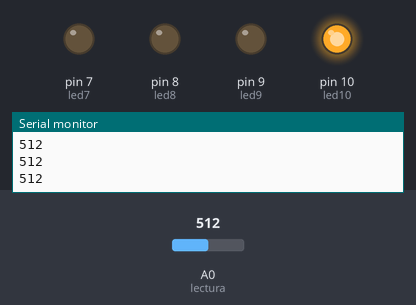
Simulated run of this sketch. Board: Arduino Uno, built with avr-gcc and run on an emulated ATmega328P. Shown: output pins drawn as LEDs (lit = HIGH), the last lines printed to the serial monitor. Inputs (shaded band) come from the test bench; at power-on: A0 (lectura) = 512.

Above: at 1.2 s.
1.3 s: A0 (lectura) set to 461
2.8 s: A0 (lectura) set to 438
At 3.2 s:
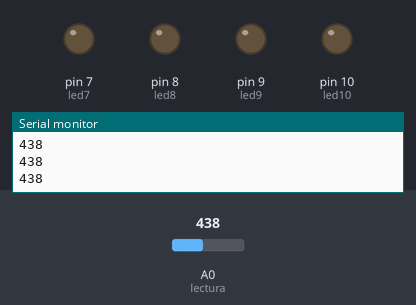
4.3 s: A0 (lectura) set to 610
At 5.4 s:
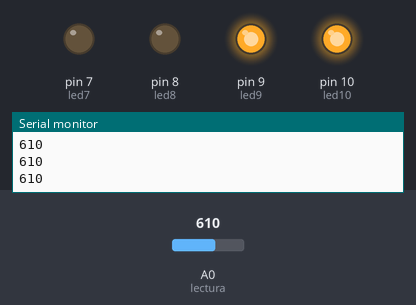
5.8 s: A0 (lectura) set to 793
7.3 s: A0 (lectura) set to 807
At 7.7 s:
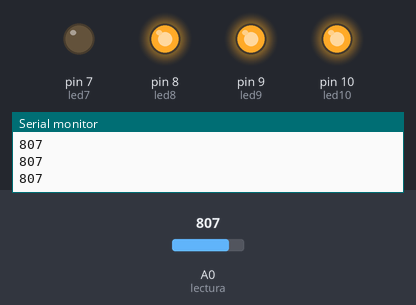
8.8 s: A0 (lectura) set to 790
At 10.2 s:
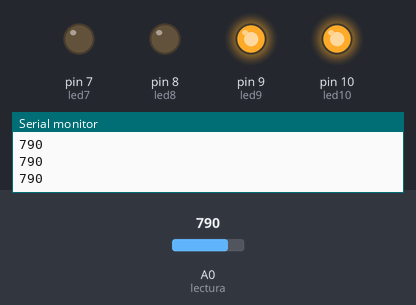
Timing chart, 0 to 11.3 s (numbered marks = the images above; inputs shaded):
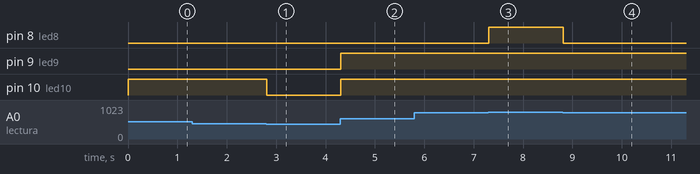

Measured:
- the behaviour switches between 451 and 450 on A0 (lectura) (found by bisection; images 0 and 1)
- the behaviour switches between 800 and 801 on A0 (lectura) (found by bisection; images 2 and 3)
- after the input at 2.8 s, pin 10 (led10): HIGH → LOW at once
- after the input at 4.3 s, pin 9 (led9), pin 10 (led10): LOW → HIGH at once
- after the input at 7.3 s, pin 8 (led8): LOW → HIGH at once
- after the input at 8.8 s, pin 8 (led8): HIGH → LOW at once

The sketch:

Fotoresistor.ino
```cpp
int varVolt;
int led7 = 7;
int led8 = 8;
int led9 = 9;
int led10 = 10;
int lectura = A0;

void funcion();
void setup() {
  // put your setup code here, to run once:
  Serial.begin(9600);//Comunicacion serial a 9600 bits/seg
  pinMode(lectura, INPUT);
  pinMode(led7, OUTPUT);
  pinMode(led8, OUTPUT);
  pinMode(led9, OUTPUT);
  pinMode(led10, OUTPUT);


}

void loop() {
  // put your main code here, to run repeatedly:
  funcion();
}

void funcion(){
  varVolt = analogRead(lectura);
  Serial.println(varVolt);
  //Serial.read();
  if (varVolt<=450){
    digitalWrite(led10, LOW);
    digitalWrite(led9, LOW);
    digitalWrite(led8, LOW);
  }
  else if(varVolt>=450 && varVolt<=600){
    digitalWrite(led10, HIGH);
    digitalWrite(led9, LOW);
    digitalWrite(led8, LOW);
  } else if (varVolt>600 && varVolt<=800){
    digitalWrite(led10, HIGH);
    digitalWrite(led9, HIGH);
    digitalWrite(led8, LOW);
  } else{
    digitalWrite(led10, HIGH);
    digitalWrite(led9, HIGH);
    digitalWrite(led8, HIGH);
  }

 }
```
